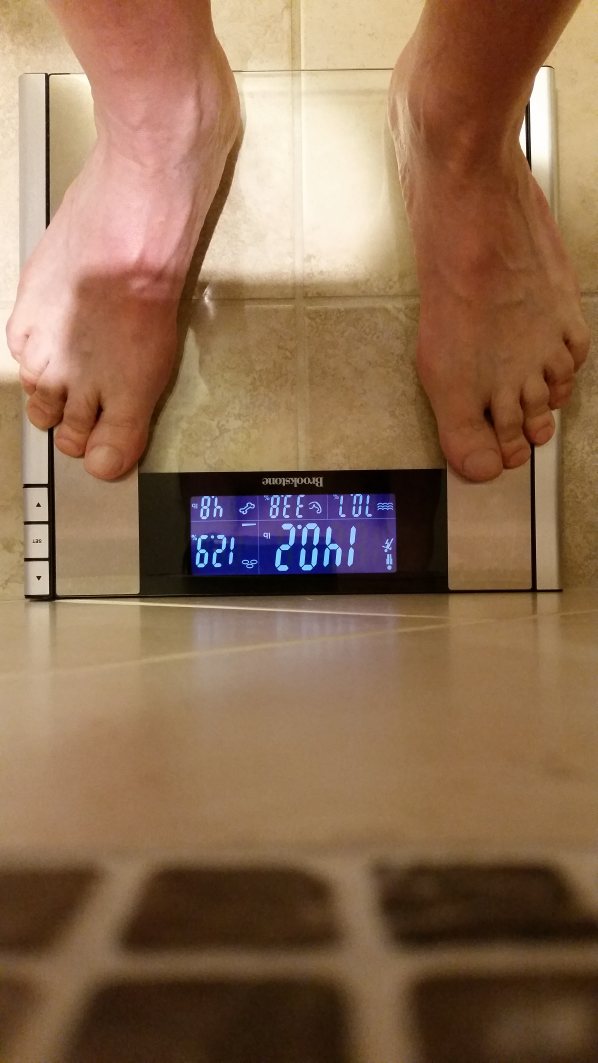
#> input picture ScTest/T2015Doris/20150130_093919.jpg, 2988 x 5312 px, given in place of fatTest.png, which was not available (shown at 1/5 size)
$ python DigitStat1.py   (Python 2 division)   (older library calls are emulated)
#> lines starting #> are read from the running program, lines starting #| are printed output that depends on the picture; after the words box and inside, x2 and y2 are one past the last pixel; in counts of white or black regions, pixels touching at a corner belong together; pictures that were not available may be replaced by others from this repository, and a replacement may not be noted
#> further down, imgx is the input picture: shape (5312, 2988, 3); mean B, G, R 82.7, 109.8, 141.9
### cwUtils.py
import cv2
import numpy as np
import sys
global db

def cvd():
    #global db
    cv2.destroyAllWindows()
def cvs(db, img,d=['cvs'],t=0 ):
    ''' Display cv2 format image.  Quit program
    if q is input otherwise continue after t msec
    '''

    h,w = img.shape[:2]   #   h = rows,  w = cols
    #print'h x w', h, w
    if max(h,w) > 2400:
        imgC = cv2.resize(img, (w/6,h/6))     #   note h w on resize
    else:
        imgC = np.zeros((h,w))
        imgC = img.copy()
    ds = ''
    for s in d:
        ds = ds + str(s)+ ' '      #  cat list into single string for imshow
    cv2.imshow(ds , imgC)
    #print 'width x height', w, h
    if db:
        #print 'cvs db t', db  , t
        wt = t
    else:
        wt = 1
    key = cv2.waitKey(wt)
    imgC = imgC - imgC
    if key == ord('q'):
        cvd()
        sys.exit('usr killed with q')
    else:
        return(key-48)


# [8 lines left out: function rotate, not called in this run]
def erode(img,iterations):
    '''
#Replace a pixel value with the maximum value of neighboors
#There is others like Erode which replace take the lowest value of the neighborhood
#Note: The Structuring element is optionnal
'''
#> called with iterations = 3
    element_shape = cv2.MORPH_RECT
    kernal = cv2.getStructuringElement( element_shape, (3,3))   # numpy 3x3 array of 1's
    return(cv2.erode(img,kernal,iterations=iterations))
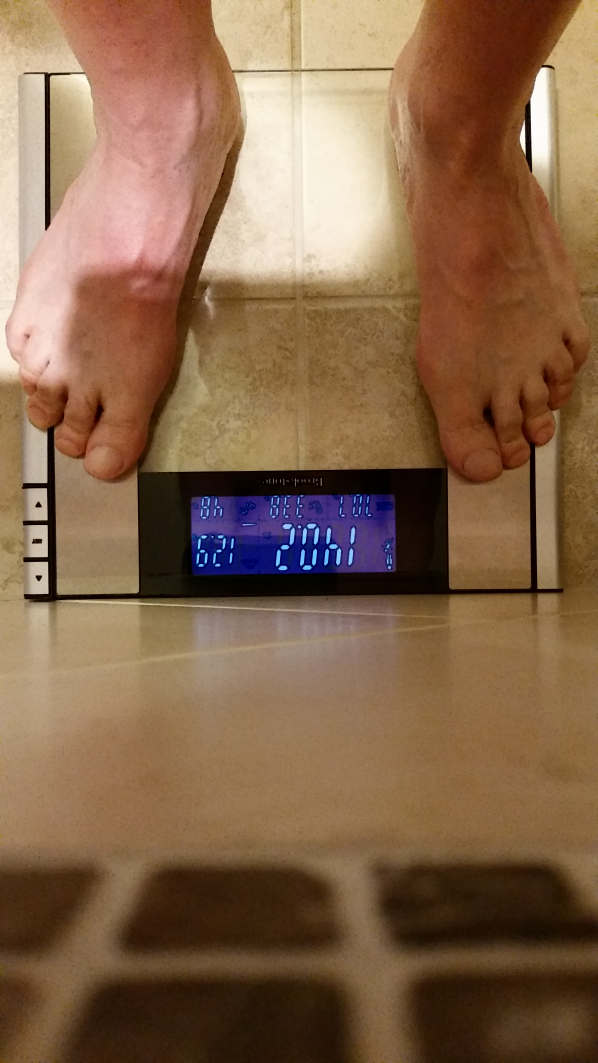
#> returned value: shape (5312, 2988, 3) (shown at 1/5 size); mean of channels 0, 1, 2 75, 102.2, 134.3; drawn as B, G, R

def dilate(img,iterations):
    '''
#Replace a pixel value with the maximum value of neighboors
#There is others like Erode which replace take the lowest value of the neighborhood
#Note: The Structuring element is optionnal
'''
#> called with iterations = 5
    element_shape = cv2.MORPH_RECT
    kernal = cv2.getStructuringElement( element_shape, (3,3))   # numpy 3x3 array of 1's
    return(cv2.dilate(img,kernal,iterations=iterations))


# [11 lines of commented-out code are left out]

# [19 lines left out: function order_pts, not called in this run]
# [40 lines that do not run on import are left out]

### idGRule.py

def idRule(mm):
	n = -1
	if 1 == 2: pass
	elif mm ==  ['fat', 2, 3, 2, 2, 1]: n = 0
	elif mm ==  ['fat', 0, 0, 2, 1, 1]: n = 1
	elif mm ==  ['fat', 1, 2, 2, 1, 1]: n = 1
	elif mm ==  ['fat', 2, 2, 2, 1, 1]: n = 1
	elif mm ==  ['fat', 2, 2, 2, 1, 1]: n = 1
	elif mm ==  ['fat', 1, 3, 3, 1, 1]: n = 2
	elif mm ==  ['fat', 2, 3, 2, 1, 1]: n = 2
	elif mm ==  ['fat', 2, 3, 3, 1, 1]: n = 2
	elif mm ==  ['fat', 2, 3, 3, 1, 1]: n = 2
	elif mm ==  ['fat', 1, 3, 1, 1, 1]: n = 3
	elif mm ==  ['fat', 2, 3, 1, 1, 1]: n = 3
	elif mm ==  ['fat', 3, 3, 1, 1, 1]: n = 3
	elif mm ==  ['fat', 3, 3, 2, 1, 1]: n = 3
	elif mm ==  ['fat', 0, 1, 2, 1, 1]: n = 7
	elif mm ==  ['fat', 2, 2, 1, 2, 1]: n = 9
	elif mm ==  ['fat', 2, 2, 1, 2, 1]: n = 9
	elif mm ==  ['h2o', 2, 2, 3, 2, 2]: n = 0
	elif mm ==  ['h2o', 2, 3, 3, 2, 2]: n = 0
	elif mm ==  ['h2o', 0, 0, 2, 1, 1]: n = 1
	elif mm ==  ['h2o', 0, 0, 3, 1, 1]: n = 1
	elif mm ==  ['h2o', 2, 3, 2, 1, 1]: n = 5
	elif mm ==  ['h2o', 1, 3, 2, 1, 2]: n = 6
	elif mm ==  ['h2o', 0, 1, 2, 1, 1]: n = 7
	elif mm ==  ['h2o', 0, 1, 2, 1, 1]: n = 7
	elif mm ==  ['h2o', 1, 1, 2, 1, 1]: n = 7
	elif mm ==  ['h2o', 1, 2, 2, 1, 1]: n = 7
	elif mm ==  ['h2o', 0, 1, 2, 1, 1]: n =7
	elif mm ==  ['h2o', 1, 3, 1, 2, 2]: n =8
	elif mm ==  ['wt', 2, 2, 2, 2, 2]: n = 0
	elif mm ==  ['wt', 2, 2, 2, 2, 2]: n = 0
	elif mm ==  ['wt', 2, 2, 3, 2, 2]: n = 0
	elif mm ==  ['wt', 2, 2, 3, 2, 2]: n = 0
	elif mm ==  ['wt', 3, 2, 3, 2, 2]: n = 0
	elif mm ==  ['wt', 0, 0, 3, 1, 1]: n = 1
	elif mm ==  ['wt', 1, 2, 2, 1, 1]: n = 1
	elif mm ==  ['wt', 1, 2, 2, 1, 1]: n = 1
	elif mm ==  ['wt', 2, 2, 2, 1, 1]: n = 1
	elif mm ==  ['wt', 1, 3, 1, 1, 1]: n = 2
	elif mm ==  ['wt', 1, 3, 2, 1, 1]: n = 2
	elif mm ==  ['wt', 2, 3, 1, 1, 1]: n = 3
	elif mm ==  ['wt', 2, 3, 1, 1, 1]: n = 3
	elif mm ==  ['wt', 1, 1, 2, 2, 1]: n = 4
	elif mm ==  ['wt', 1, 2, 1, 2, 1]: n = 4
	elif mm ==  ['wt', 1, 2, 1, 2, 1]: n = 4
	elif mm ==  ['wt', 1, 2, 2, 2, 1]: n = 4
	elif mm ==  ['wt', 1, 2, 2, 2, 2]: n = 8
	elif mm ==  ['wt', 1, 3, 1, 2, 2]: n = 8
	elif mm ==  ['wt', 1, 3, 2, 2, 2]: n = 8

	return n
# [3 lines that do not run on import are left out]

### DigitStat1.py
''' load and analyse numbers  DigitStat'''
import numpy as np
import cv2
from cwUtils import cvd, cvs, erode, dilate
from idGRule import idRule
import itertools as it
from matplotlib import pyplot as plt

def xrdTyp(img,typ,db,trb):
    '''rdTyp finds the screen area of a digit based on the x y co-ordinates
        in the tables below.   It passes this area to tMatch which returns
        a number  '''
    #img = stdSize(imgx,typ)

    img = erode(img,3)
    img = dilate(img,5)
    d = 150
    #cvs(1,imgx,'rdTyp input')
    hsv = cv2.cvtColor(img, cv2.COLOR_BGR2HSV)
#> hsv: shape (5312, 2988, 3); mean H, S, V 17.4, 130.6, 142.6
    # define range of blue color in HSV
    h = 46; s = 20; v = 212
    lower_blue = np.array([h,s,v])   #np.array([110,50,50])
    upper_blue = np.array( [h+d,s+d,v+d])   #np.array([130,255,255])
    # Threshold the HSV image to get only blue colors
    thresh = cv2.inRange(hsv, lower_blue, upper_blue)
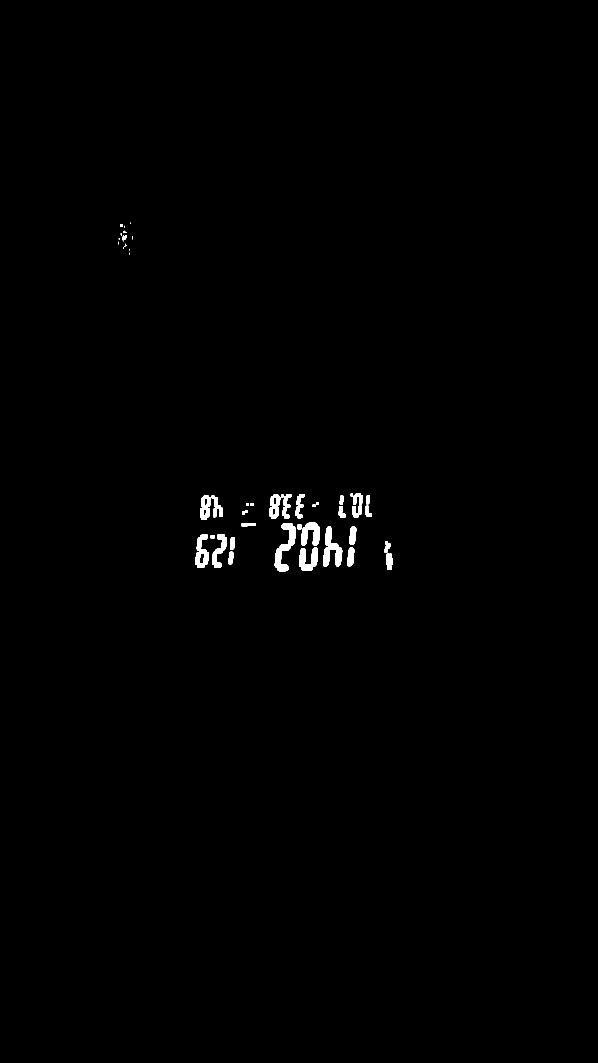
#> thresh: shape (5312, 2988) (shown at 1/5 size); 0.51% white; 57 white regions (15 under 20 px), largest, box (x1, y1, x2, y2) and area: (1374, 2616, 1479, 2856) 9814, (1616, 2632, 1711, 2833) 9088, (1506, 2614, 1600, 2728) 6747

    img = thresh.copy()
    Y= {
                 #      y1  y2    j limit
             'wt' : [   20, 320 , 4 ],
             'fat': [   35, 220 , 3 ],
             'h2o': [   30, 220 , 3 ]

            }
    XX = {
           #        100          10           one      tenth
         'wt' : [(95, 145) , (165,265) , (280,385  ),  (400,510)  ],
         'fat': [(15, 50 ) , (65,125) , (140,200),  (0,0)  ],
         'h2o': [(5, 55) ,   (65,120 ) , (135,185),  (0,0)  ]
            }
    n = []
    h,w = img.shape
#> h = 5312; w = 2988
    #print 'id input w {} h {}'.format(w,h)
    # look at each digit in the image by xx position
    for j in range(0,Y[typ][2]):      #   loops across XX table above
        y1 = Y[typ][0];      x1 = XX[typ][j][0]
        y2 = Y[typ][1];      x2 = XX[typ][j][1]

        digit = img[y1:y2, x1:x2].copy()
        cv2.imwrite('digTest.png',digit)   # save for future debug
        h,w = digit.shape
        #print 'xid input w {} h {}'.format(w,h)
        #cvs(db,digit,'input digit')

  #      n.append( tMatch(digit,typ,db))    # interpret as a number
        if db: print 'n is ', n
        n.append(identifyN(digit,trb,0,db,typ) )              # train and test
#> this loop made 3 passes
#| digit mask  elif mm ==  ['fat', 0, 0, 0, 0, 0]: n = 0
#| n is  [-1]
#| digit mask  elif mm ==  ['fat', 0, 0, 0, 0, 0]: n = 0
#| n is  [-1, -1]
#| digit mask  elif mm ==  ['fat', 0, 0, 0, 0, 0]: n = 0
#> after the loop, n = [-1, -1, -1]

    if db: print '       rdTyp n ',  n     #  exit here
#|        rdTyp n  [-1, -1, -1]
    nn = 0; j = -1
    n.reverse()
    #nn = 100 * n[1] + 10 * n[2] + n[3] + n[4]/10.0

    for j, xin in  enumerate(n):
        nn = nn + xin * 10**(j-1)
#> this loop made 3 passes
#> nn on passes 1 to 3: -0.1, -1.1, -11.1
#> after the loop, nn = -11.1
    cvs(db,img,typ,50)
#> in cvs, `imgC = cv2.resize(img, (w/6,h/6))`:
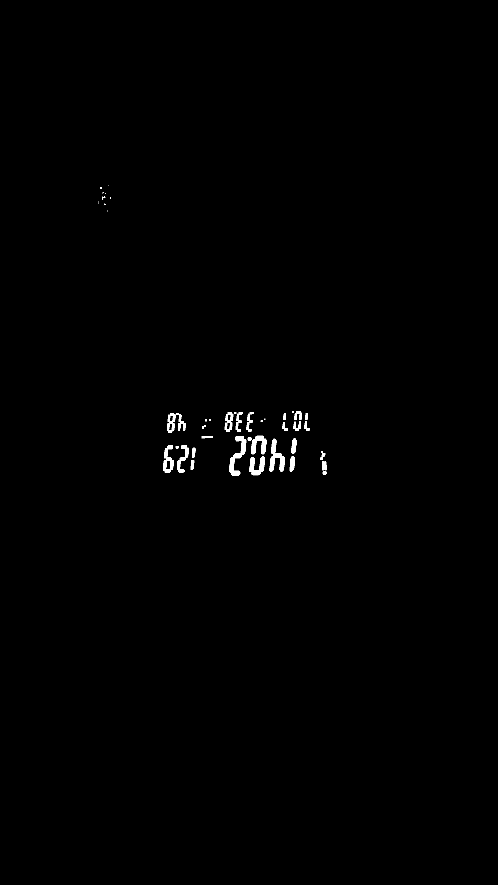
#> imgC: shape (885, 498); min 0, max 255, mean 1.3
#> (key q is pressed here)
#> in cvs, `imgC = imgC - imgC`: imgC: shape (885, 498); every value is 0
    return(nn)
def pxCount(d, msk ):
        jk,cnt4d, hier  = cv2.findContours(d,cv2.RETR_TREE,cv2.CHAIN_APPROX_SIMPLE)
        m = len(cnt4d)
        if m: msk.append(m)
        else: msk.append(0)
        return(msk)
def identifyN(p,trb,lb=0,db=0,typ='x'):
    ''' identify creates digit descriptor vectors by counting the contours under a set of
    masks applied to the digit being examined.  Masks are applied by setting the non mask
    area of the image to zero, black.   Other statistics collected are not used but could
    be input to some future machine learning algorithm'''
    im0 = p.copy(); imt0 = 'input digit'
    d = np.zeros_like(p)
    dx = d.copy()                       # nothing to see here
    d = p.copy()
    h,w = d.shape
    #print 'id input w {} h {}'.format(w,h)
    imwk = p.copy()
    t0 = np.sum(imwk) / 255
    #cvs(db,d,'digit  ' )

    msk = []              #   initialize mask
    d = imwk.copy()
    d[:, w/3:] = 0        #    left 1/3    same as bitwise and
    L = np.sum(d)/255     #
    #cvs(db,d,'digit Left ' )
    im1 = d.copy(); imt1 = 'digit Left'

    msk = pxCount(d,msk)

    d = imwk.copy()         #  middle vert third
    d[ :,  :2*w/5  ] = 0        #    - left 1/3
    d[ :, 3*w/6:  ] = 0       #    - right 1/3
    Mv3 = np.sum(d)/255
    #cvs(db,d,'digit  v Mid 5th' )
    im2 = d.copy(); imt2 = 'Middle 5th'
    msk =   pxCount(d ,msk )    #
 #   if typ == 'wt': msk[1] = 9

    d = imwk.copy()
    d[:, :2*w/3] = 0
    R = np.sum(d)/255        # right 1/3
    #cvs(db,d,'digit Right ' )
    im3 = d.copy(); imt3 = 'digit Right'
    msk = pxCount(d,msk)

    d = imwk.copy()         #  upper 2nd Q
    d[ :1*h/5, : ] = 0        #    - upper 2/5
    d[ 2*h/6:, : ] = 0        #    - lower
    T = np.sum(d)/255
    #cvs(db,d,'digit T Q ' )
    im4 = d.copy(); imt4 = 'Top quarter'
    msk = pxCount(d,msk)

    d = imwk.copy()           #  lower 1/4
    d[ :3*h/5, : ] = 0        #    - upper 2/5
    d[ 4*h/5:, : ] = 0
    B = np.sum(d)/255
    #cvs(db,d,'digit Bottom  Q' )
    im5 = d.copy(); imt5 = 'Bottom quarter'


    msk.insert(0,typ )
    mm = pxCount(d,msk)


    trb.write( '\telif mm ==  {}: n = {} \n'.format( mm  , lb ) )
    print 'digit mask  elif mm ==  {}: n = {}'.format(mm, lb)

    n = idRule(  mm)
    d = d - d
    titles = [imt1,imt2,imt3,imt4,imt5,imt0]
    images = [im1, im2, im3, im4, im5, im0]
    if db : Show(titles,images)
    return n

def Show(titles,images):
    for i in xrange(6):
        plt.subplot(2,3,i+1),plt.imshow(images[i],'gray')
        plt.title(titles[i])
        plt.xticks([]),plt.yticks([])
    plt.show()

def idGen(s,trb):
    if s == True:

        line = '''
def idRule(mm):
\tn = -1
\tif 1 == 2: pass
'''

    else:
        print 'finishing idGen'
        line = '''
\treturn n
if  __name__ == '__main__':
    db =  1
    print idRule(['wt', 3,1,1])
'''
    trb.write(line)

if  __name__ == '__main__':
    db =  1
    trb = open('0idGRule.py','w')     ##  open file fo r write
    idGen(1,trb)    # open file

    for typ in ['fat']:#,'wt' , 'fat']:
        fwt =  typ + 'Test.png'
        imgx = cv2.imread(fwt )
#> (the run stopped early here; a loop or call above may not have finished)

$ run again, on ScTest/T2015Doris/20150201_104638.jpg
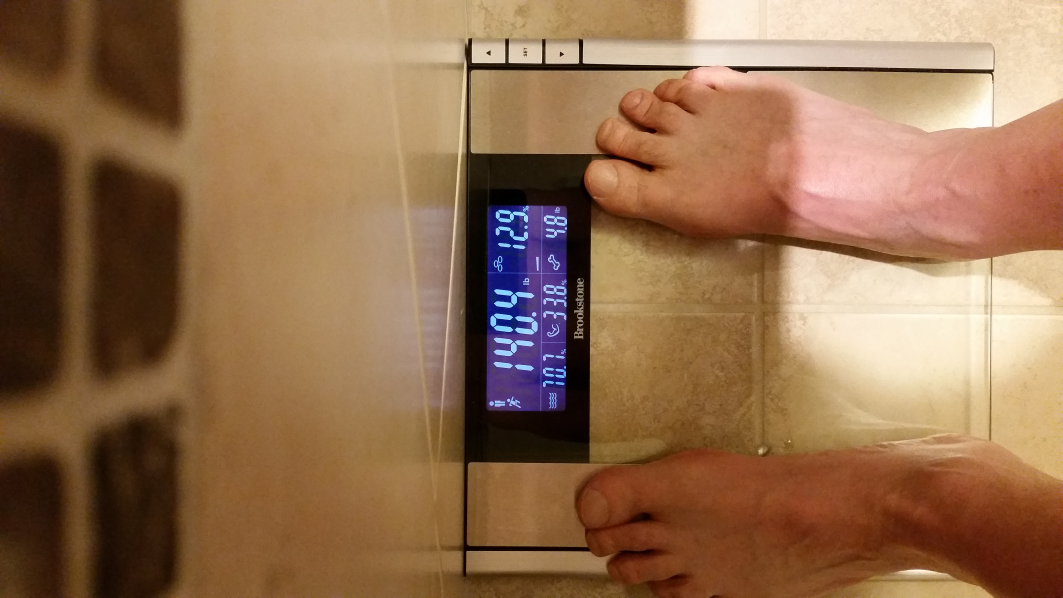
#> input picture ScTest/T2015Doris/20150201_104638.jpg, 5312 x 2988 px, given in place of fatTest.png, which was not available (shown at 1/5 size)
#> imgx is the input picture: shape (2988, 5312, 3); mean B, G, R 79, 110.3, 147
#> hsv: shape (2988, 5312, 3); mean H, S, V 17.4, 144.4, 147.5
#> in xrdTyp, `thresh = cv2.inRange(hsv, lower_blue, upper_blue)`:
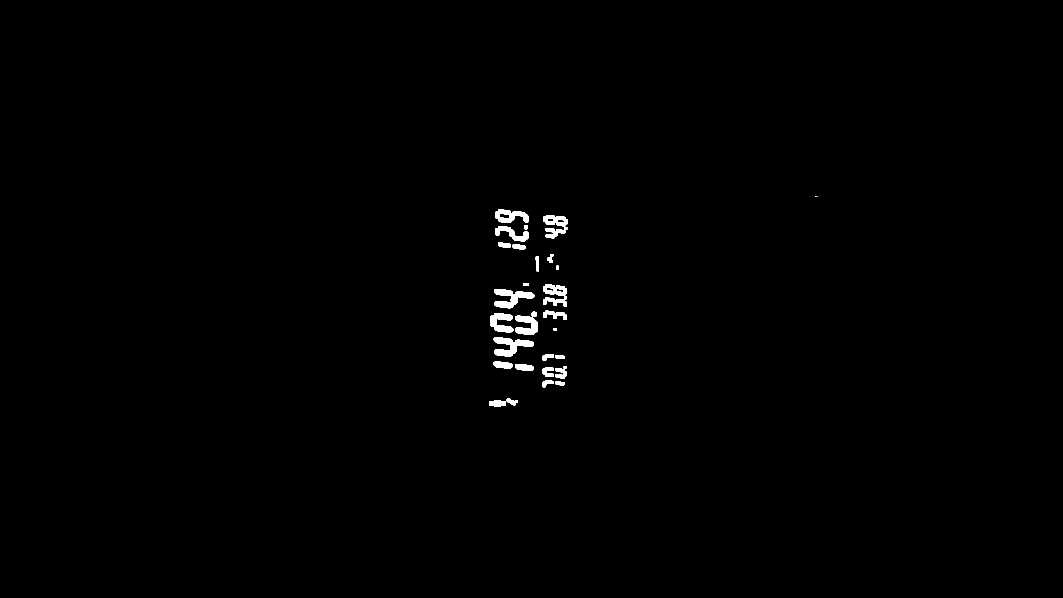
#> thresh: shape (2988, 5312) (shown at 1/5 size); 0.51% white; 37 white regions (2 under 20 px), largest, box (x1, y1, x2, y2) and area: (2470, 1445, 2671, 1541) 9162, (2469, 1686, 2670, 1782) 9160, (2575, 1579, 2690, 1674) 6784
#> the loop in xrdTyp, `for j in range(0,Y[typ][2]):` made 3 passes
#| digit mask  elif mm ==  ['fat', 0, 0, 0, 0, 0]: n = 0
#| n is  [-1]
#| digit mask  elif mm ==  ['fat', 0, 0, 0, 0, 0]: n = 0
#| n is  [-1, -1]
#| digit mask  elif mm ==  ['fat', 0, 0, 0, 0, 0]: n = 0
#> after the loop in xrdTyp, `for j in range(0,Y[typ][2]):`: n = [-1, -1, -1]
#|        rdTyp n  [-1, -1, -1]
#> the loop in xrdTyp, `for j, xin in  enumerate(n):` made 3 passes
#> nn on passes 1 to 3: -0.1, -1.1, -11.1
#> after the loop in xrdTyp, `for j, xin in  enumerate(n):`: nn = -11.1
#> in cvs, `imgC = cv2.resize(img, (w/6,h/6))`:
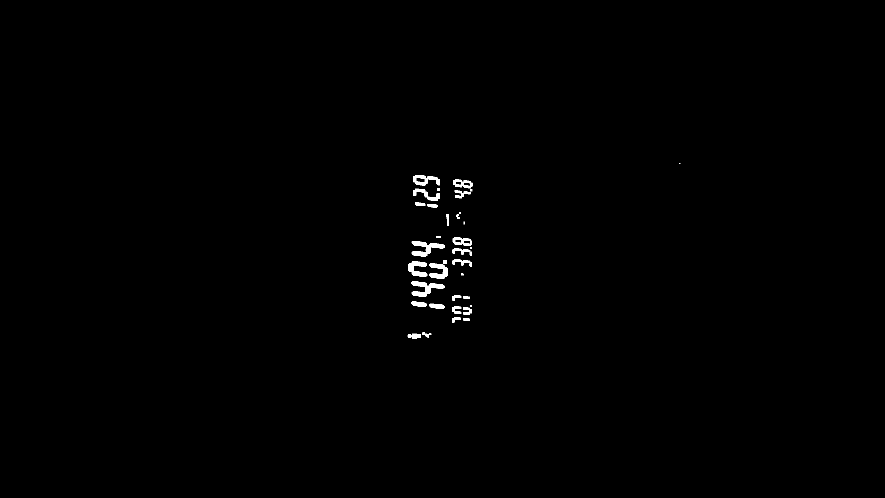
#> imgC: shape (498, 885); min 0, max 255, mean 1.3
